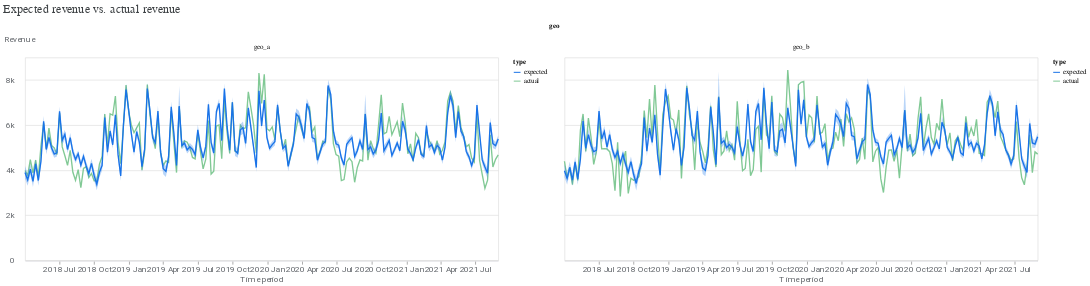

Notebook source saved alongside this figure:
### Markdown cell above
### Predictive Performance

### Code cell
model_fit = visualizer.ModelFit(meridian)
model_fit.plot_model_fit(n_top_largest_geos=2,
                         show_geo_level=True,
                         include_baseline=False,
                         include_ci=True)

### Figure 1 — Vega-Lite specification as saved in the notebook (floating-point values rounded to 4 significant figures; data arrays with more than 128 entries replaced by an {"elided": "..."} marker saying what was removed)
{"config": {"view": {"continuousWidth": 300, "continuousHeight": 300}, "axis": {"labelColor": "#5F6368", "labelFont": "Roboto", "labelFontSize": 12, "titleColor": "#5F6368", "titleFont": "Roboto", "titleFontSize": 12, "titleFontWeight": "normal"}}, "data": {"name": "data-c28a24b5d89d7745f52fcda0545e51f0"}, "facet": {"column": {"field": "geo", "sort": ["geo_a", "geo_b"], "type": "ordinal"}}, "spec": {"layer": [{"mark": {"type": "line"}, "encoding": {"color": {"field": "type", "scale": {"domain": ["expected", "actual"], "range": ["#1A73E8", "#81C995"]}, "type": "nominal"}, "x": {"axis": {"domainColor": "#DADCE0", "format": "%Y %b", "grid": false, "tickCount": 8}, "field": "time", "title": "Time period", "type": "temporal"}, "y": {"axis": {"domain": false, "labelExpr": "replace(format(datum.value, '.3~s'), 'G', 'B')", "labelPadding": 10, "tickCount": 5, "ticks": false, "titleAlign": "left", "titleAngle": 0, "titleY": -20}, "field": "mean", "title": "Revenue", "type": "quantitative"}}}, {"mark": {"type": "area", "opacity": 0.3}, "encoding": {"color": {"field": "type", "legend": null, "scale": {"domain": ["expected"], "range": ["#1A73E8"]}, "type": "nominal"}, "x": {"field": "time", "type": "temporal"}, "y": {"field": "ci_hi", "type": "quantitative"}, "y2": {"field": "ci_lo"}}}], "resolve": {"scale": {"color": "independent"}}, "width": 700}, "title": {"text": "Expected revenue vs. actual revenue", "anchor": "start", "color": "#3C4043", "font": "Google Sans Display", "fontSize": 18, "fontWeight": "normal", "offset": 10}, "$schema": "https://vega.github.io/schema/vega-lite/v5.20.1.json", "datasets": {"data-c28a24b5d89d7745f52fcda0545e51f0": {"elided": "716 records"}}}
